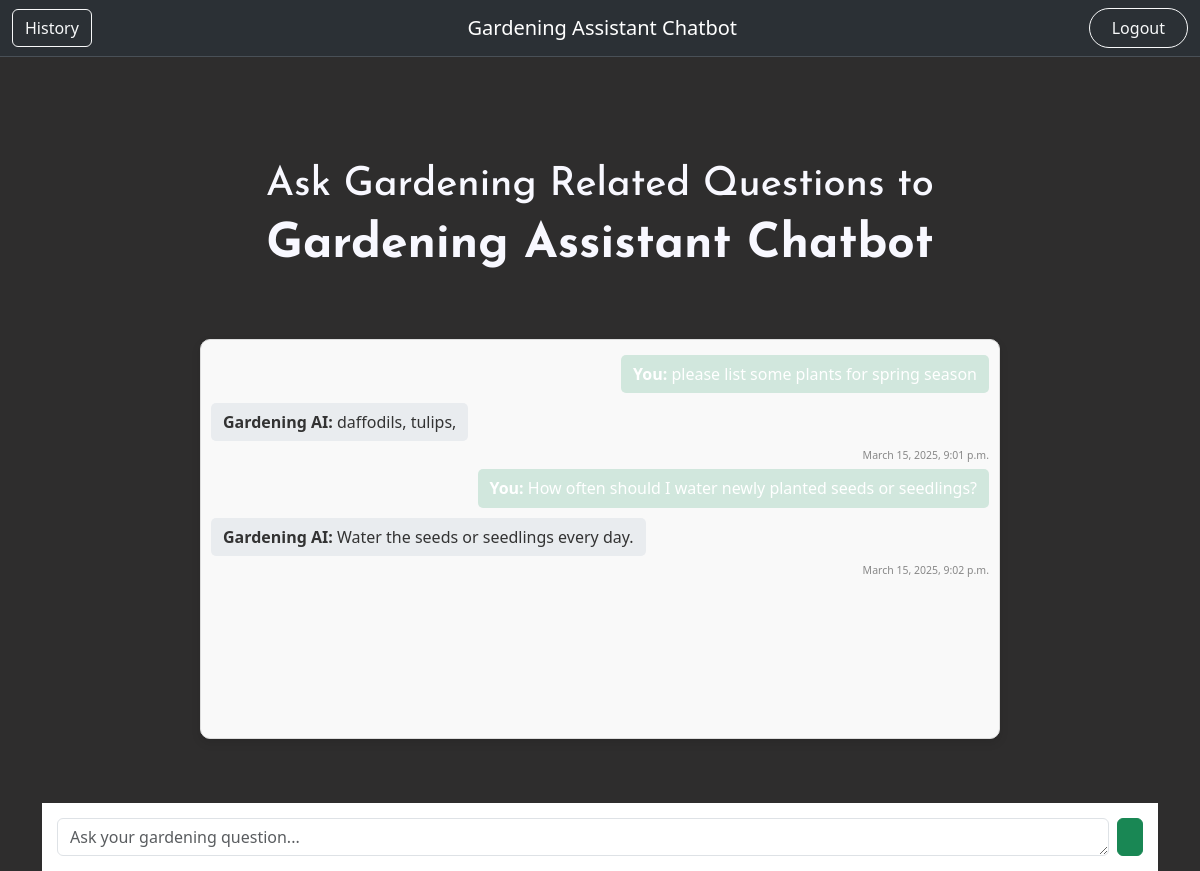
The page /chatbot/ (signed in) on the database its author committed.
### myapp/models.py (models this page shows, shortened)
class Query(models.Model):
    user=models.ForeignKey(User,on_delete=models.CASCADE,null=True,blank=True)
    question=models.TextField()
    response=models.TextField()
    timestamp=models.DateTimeField(auto_now_add=True)

### myapp/views.py (the view, shortened to what this page needs)
# urls.py: path('chatbot/',views.chatbot,name='chatbot'),
@login_required
def chatbot(request):
    response = None
    chat_history = Query.objects.filter(user=request.user).order_by('-timestamp')[:10]
    return render(request, 'pages/chatbot.html', {'response': response, 'chat_history': chat_history})

### myapp/templates/pages/chatbot.html (shortened to what this page needs)
{% load static %}
<!DOCTYPE html>
<html lang="en">
<head>
    <link href="https://cdn.jsdelivr.net/npm/bootstrap@5.3.3/dist/css/bootstrap.min.css" rel="stylesheet">
    <link rel="stylesheet" href="{% static '/csspages/chatbot.css' %}">
</head>
<body>
<header>
    <nav class="navbar navbar-expand-lg bg-body-tertiary border-bottom border-body w-100" data-bs-theme="dark">
        <div class="container-fluid">
            <button class="btn btn-outline-light" type="button" data-bs-toggle="offcanvas" data-bs-target="#offcanvasExample" aria-controls="offcanvasExample">
                History
            </button>
            <a class="navbar-brand justify-content-center d-flex align-items-center w-100" style="margin-left: 40px;" href="{% url 'home' %}">Gardening Assistant Chatbot</a>
            <button class="btn btn-outline-light rounded-5" style="width: 10%; height: 40px;" type="button" onclick="logoutbtn()">Logout</button>
        </div>
    </nav>
</header>
<div class="welcm text-center mt-4">
    <h1>Ask Gardening Related Questions to</h1>
    <h1 id="head1">Gardening Assistant Chatbot</h1>
</div>
<div class="container mt-4">
    <div class="chat-box">
        <div class="chat-container" id="chatMessages">
            {% for chat in chat_history reversed %}
                <div class="message user-message">
                    <strong>You:</strong> {{ chat.question }}
                </div>
                <div class="message bot-message">
                    <strong>Gardening AI:</strong> {{ chat.response }}
                </div>
                <div class="timestamp">
                    <small>{{ chat.timestamp }}</small>
                </div>
            {% endfor %}
        </div>
        <div class="input-area mt-3">
            <form class="w-100 d-flex" method="post" action="{% url 'chatbot' %}">
                <textarea id="chatInput" name="question" class="form-control" placeholder="Ask your gardening question..." rows="1"></textarea>
                <button class="btn btn-success ms-2" type="submit">
                    <ion-icon name="send"></ion-icon>
                </button>
            </form>
        </div>
    </div>
</div>
</body>
</html>

### gardenproject/static/csspages/chatbot.css (style rules this page uses)
* { box-sizing: border-box; margin: 0; padding: 0; }
body { background-color:rgb(46, 45, 45); width: 100%; }
h1 { color: ghostwhite; display: flex; align-items: center; justify-content: center; font-family:"Josefin Sans", serif; }
#head1 { color: ghostwhite; display: flex; align-items: center; justify-content: center; font-family:"Josefin Sans", serif; font-weight: bold; font-size: -webkit-xxx-large; }
.welcm { padding-top: 80px; }
ion-icon { position: absolute; width: 47px; height: 48px; color: white; margin-left: -23px; margin-top: -24px; display: flex; align-items: center; justify-content: center; }
.chat-container { width: 100%; background: white; border-radius: 40px; box-shadow: 0 10px 20px rgba(0, 0, 0, 0.1); display: flex; flex-direction: column; margin: 8vh auto; max-width: 800px; height: 90vh; box-shadow: 0 4px 10px rgba(0, 0, 0, 0.1); }
.input-area { display: flex; align-items: flex-end; padding: 15px; background: #fff; gap: 10px; }
.message { max-width: 75%; padding: 12px 15px; border-radius: 18px; font-size: 16px; line-height: 1.4; word-wrap: break-word; }
.user-message { align-self: flex-end; background: #4CAF50; color: white; border-bottom-right-radius: 4px; }
.bot-message { align-self: flex-start; background: #f1f8f4; color: #333; border-bottom-left-radius: 4px; }
.timestamp { font-size: 12px; color: #888; text-align: right; }

### myapp/templates/pages/chatbot.html (style rules this page uses)
.chat-container { max-height: 400px; overflow-y: auto; padding: 10px; border: 1px solid #ddd; border-radius: 10px; background: #f9f9f9; }
.message { padding: 8px 12px; border-radius: 5px; margin: 5px 0; }
.user-message { background: #d1e7dd; text-align: right; }
.bot-message { background: #e9ecef; text-align: left; }
.input-area { display: flex; align-items: center; gap: 10px; }

### rows shown on the page
Query: question "please list some plants for spring season", response "daffodils, tulips,", timestamp "March 15, 2025, 9:01 p.m."
Query: question "How often should I water newly planted seeds or seedlings?", response "Water the seeds or seedlings every day.", timestamp "March 15, 2025, 9:02 p.m."
